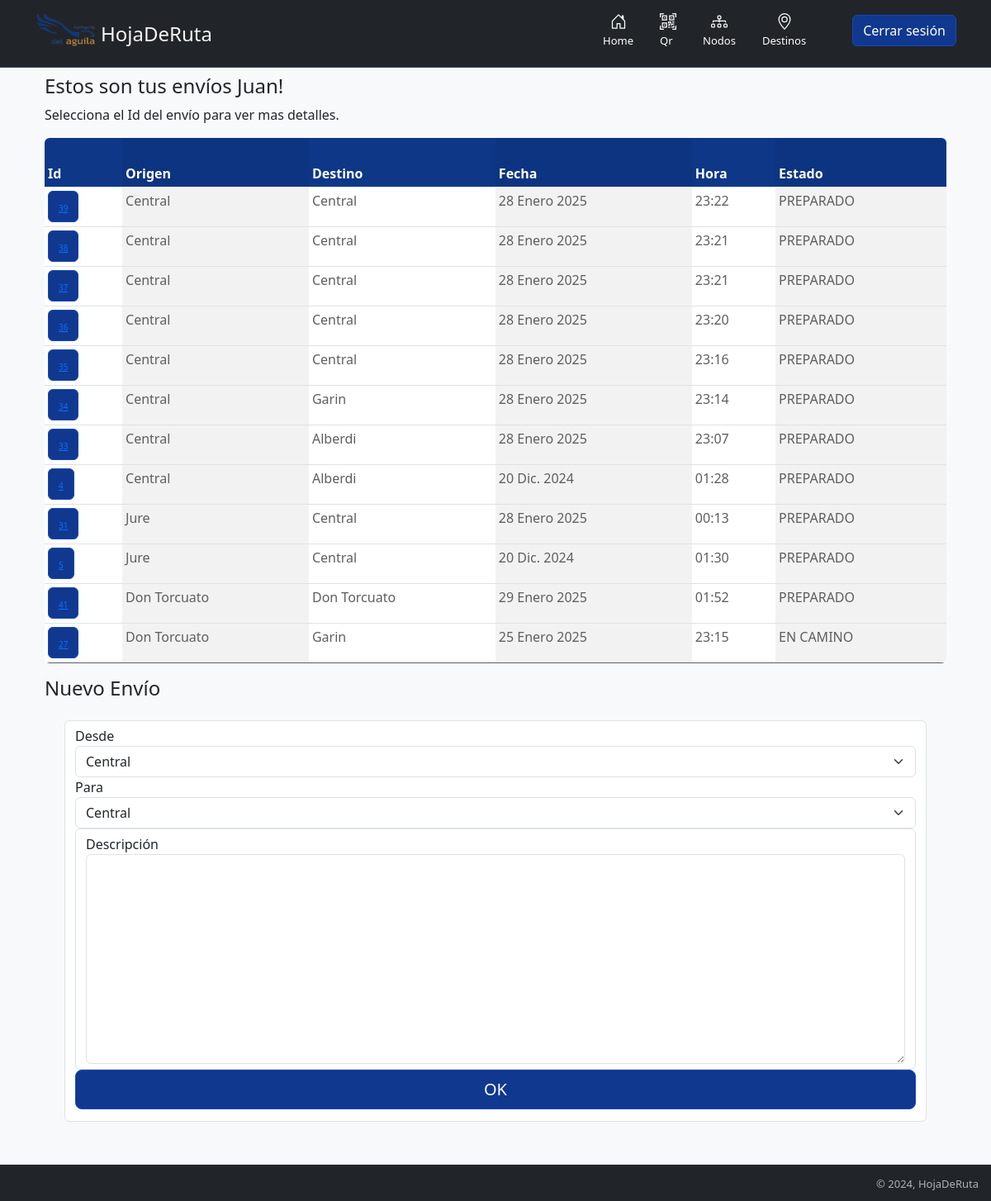
Page /mis_envios/ (signed in) on the earlier database version.
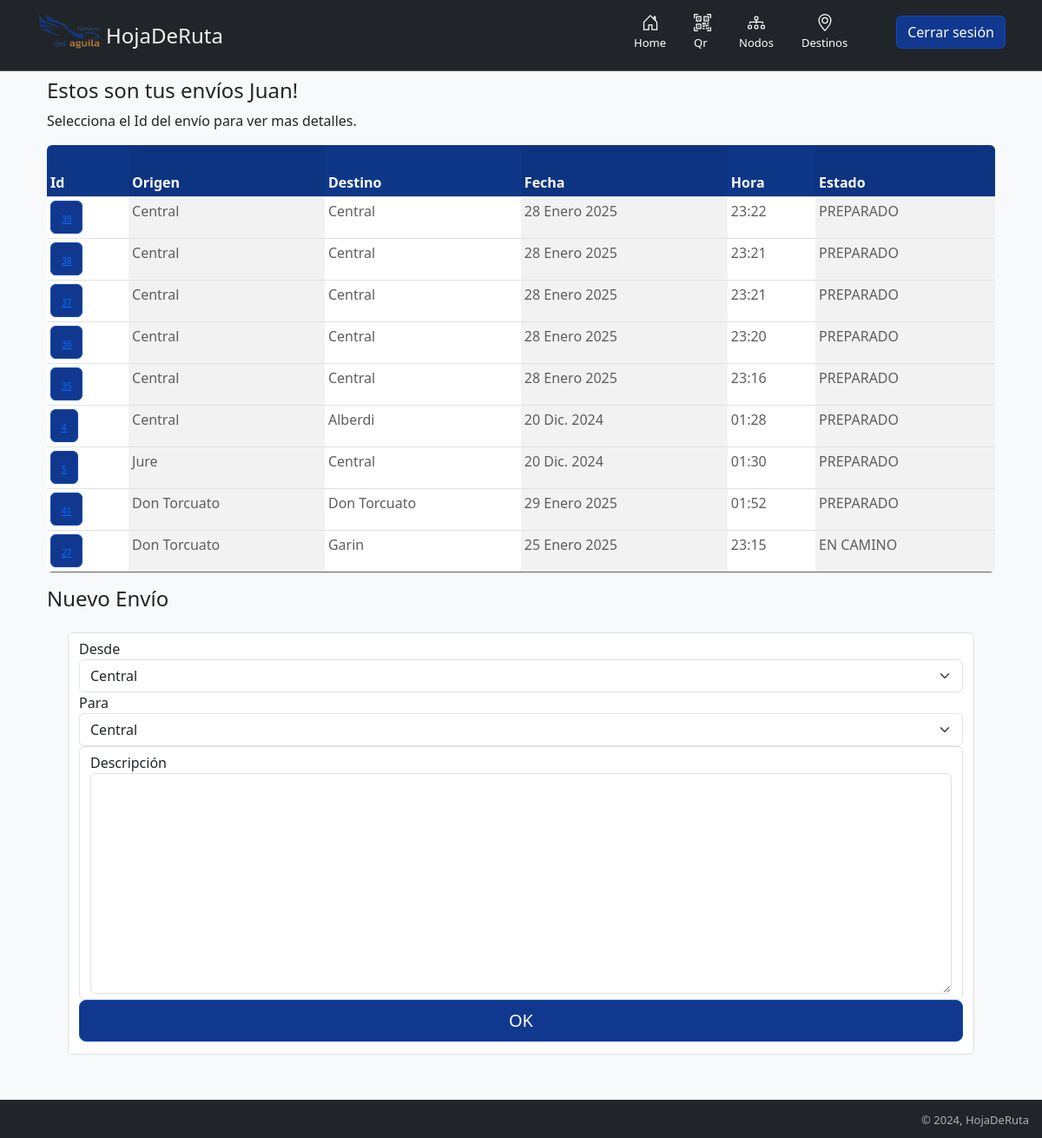
Same page on the later database version.
### hojaderuta/models.py (models this page shows, shortened)
class Envio(models.Model):
    usuario= models.ForeignKey(User, on_delete=models.SET_NULL, null= True)
    origen = models.ForeignKey(Nodo, related_name='origen', on_delete=models.SET_NULL, null= True, blank= True)
    otro_origen = models.ForeignKey(Destino, related_name='otro_origen', on_delete=models.SET_NULL, null= True, blank= True)
    estado = models.ForeignKey(Estado, on_delete=models.SET_NULL, null= True,)
    destino = models.ForeignKey(Nodo, related_name= 'destino', on_delete=models.SET_NULL, null= True, blank= True)
    otro_destino = models.ForeignKey(Destino, related_name='otro_destino',  on_delete= models.SET_NULL, null= True, blank= True)
    descripcion = models.TextField(max_length=1000, help_text="Ingrese una breve descripción del envío.", null= False)
    fecha = models.DateField("Fecha de Creacion", null= True, blank=True, default= datetime.today().strftime("%Y-%m-%d"))
    hora = models.TimeField("Hora de Creacion", null= True, blank=True, default= time.strftime("%H:%M:%S", time.localtime()))
    class Meta:
        ordering = ["-id"]

### nodos/models.py (models this page shows, shortened)
class Nodo(models.Model):
    nombre  = models.CharField(max_length=30)
    calle = models.CharField(max_length=30)
    numero = models.IntegerField(null= False)
    localidad = models.CharField(max_length=30)
    NumTelefonoRegex = RegexValidator(regex=r"^\+?1?\d{8,15}$")
    telefono = models.CharField(validators=[NumTelefonoRegex], max_length=16, unique=True)
    maps = models.TextField(max_length=1000, blank=True, null=True)
    estado = models.ForeignKey(Estado, on_delete= models.SET_NULL, null= True)
    def __str__(self):
        return self.nombre

### estados/models.py (models this page shows, shortened)
class Estado(models.Model):
    nombre= models.CharField(max_length=30, null= False)
    color= models.CharField(max_length=30, null= True, blank= True)
    def __str__(self):
        return '%s' %self.nombre

### hojaderuta/views.py (the view, shortened to what this page needs)
# urls.py: path('mis_envios/', usuario.mis_envios, name= 'mis_envios'),
    def mis_envios(self, request):
        self.params['preparados'] = []
        self.params['en_camino'] = []
        if request.user.is_authenticated:
            self.obtener_nodos(request)
            self.obtener_nodos_destinos(self.nodos)
            self.params['form'] = EnvioForm()
            for nodo in self.params['perfil']:
                self.params['preparados'].append(self.envio.filter(origen = nodo.nodo.id).filter(estado = self.preparado).exclude( origen = None ).exclude( destino = None ))
                self.params['en_camino'].append(self.envio.filter(estado = self.en_camino).filter(origen = nodo.nodo.id).exclude( origen = None ).exclude( destino = None ))
        return render(request, 'hojaderuta/envios.html', self.params )

### hojaderuta/forms.py
class EnvioForm(forms.ModelForm):
    class Meta:
        model = Envio
        widgets = {
            'origen': forms.Select(attrs={'class': 'form-select'}),
            'destino': forms.Select(attrs={'class': 'form-select'}),
            'descripcion': forms.Textarea(attrs={'class': 'form-control'}),
        }
        fields = ['origen', 'destino' ,'descripcion']
    def __init__(self, *args, **kwargs):
        super(EnvioForm, self).__init__(*args, **kwargs)

### farmacia/models.py (called while the page is built)
    def obtener_nodos(self, request):
        self.params['perfil'] = self.perfil.filter( usuario= request.user)

    def obtener_nodos_destinos(self, nodo):
        self.params['nodos'] = nodo.filter( estado = self.activo)

### hojaderuta/templatetags/mi_templatetag.py (called while the page is built)
@register.filter(name= 'ver_destino')
def ver_destino(envio):
    if envio.destino == None:
        return envio.otro_destino
    else:
        return envio.destino

### templates/hojaderuta/envios.html
{% extends "layout.html" %}
{% load static %}
{% block content %}
{% if user.is_authenticated %}
    <div class="container">
        <div class="row">
            <div class="col">
                <h4>Estos son tus envíos {{ user.get_username }}!</h4>
                <p>Selecciona el Id del envío para ver mas detalles.</p>
                {% include "hojaderuta/tabla_envios.html" %}
            </div>
        </div>
    </div>
    <div class="container">
        <div class="row">
            <div class="col">
                <h4>Nuevo Envío</h4>
                {% include "hojaderuta/form_nuevo_envio.html" %}
            </div>
        </div>
    </div>
{% else %}
    {% include "login-register.html" %}
{% endif %}
{% endblock %}

### templates/hojaderuta/tabla_envios.html
{% load mi_templatetag %}
<div class="table-responsive">
    <table class="table table-striped-columns table-sm">
        <thead>
            <tr>
            <th scope="col" style="background-color: #0e3788; color: white;">Id</th>
            <th scope="col" style="background-color: #0e3788; color: white;">Origen</th>
            <th scope="col" style="background-color: #0e3788; color: white;">Destino</th>
            <th scope="col" style="background-color: #0e3788; color: white;">Fecha</th>
            <th scope="col" style="background-color: #0e3788; color: white;">Hora</th>
            <th scope="col" style="background-color: #0e3788; color: white;">Estado</th>
            </tr>
        </thead>
        <tbody>
        {% for envios in preparados %}
            {% for envio in envios %}
                <tr>
                    <th style="color: rgb(94, 94, 94);" scope="row">
                        <button type="button" class="btn btn-primary">
                            <a href="{% url 'ver_envio' envio.id %}">{{ envio.id }}</a>
                        </button>
                    </th>
                    <td style="color: rgb(94, 94, 94);">{{ envio.origen }}</td>
                    <td style="color: rgb(94, 94, 94);">{{ envio|ver_destino }}</td>
                    <td style="color: rgb(94, 94, 94);">{{ envio.fecha }}</td>
                    <td style="color: rgb(94, 94, 94);">{{ envio.hora }}</td>
                    <td style="color: rgb(94, 94, 94);">{{ envio.estado }}</td>
                </tr>
            {% endfor %}
            {% empty %}
                <p>No tienes envios preparados</p>
        {% endfor %}
        {% for envios in en_camino %}
            {% for envio in envios %}
                    <tr>
                        <th style="color: rgb(94, 94, 94);" scope="row">
                            <button type="button" class="btn btn-primary">
                                <a href="{% url 'ver_envio' envio.id %}">{{ envio.id }}</a>
                            </button>
                        </th>
                        <td style="color: rgb(94, 94, 94);">{{ envio.origen }}</td>
                        <td style="color: rgb(94, 94, 94);">{{ envio|ver_destino }}</td>
                        <td style="color: rgb(94, 94, 94);">{{ envio.fecha }}</td>
                        <td style="color: rgb(94, 94, 94);">{{ envio.hora }}</td>
                        <td style="color: rgb(94, 94, 94);">{{ envio.estado }}</td>
                    </tr>
            {% endfor %}
            {% empty %}
                <p>No tienes envios en camino</p>
        {% endfor %}
        </tbody>
    </table>
</div>

Differences in the rows shown:
no longer on this page (row edited): Envio: id "34", origen "Central", destino.nombre "Garin", fecha "28 Enero 2025", hora "23:14", estado "PREPARADO"
no longer on this page (row edited): Envio: id "33", origen "Central", destino.nombre "Alberdi", fecha "28 Enero 2025", hora "23:07", estado "PREPARADO"
no longer on this page (row edited): Envio: id "31", origen "Jure", destino.nombre "Central", fecha "28 Enero 2025", hora "00:13", estado "PREPARADO"
